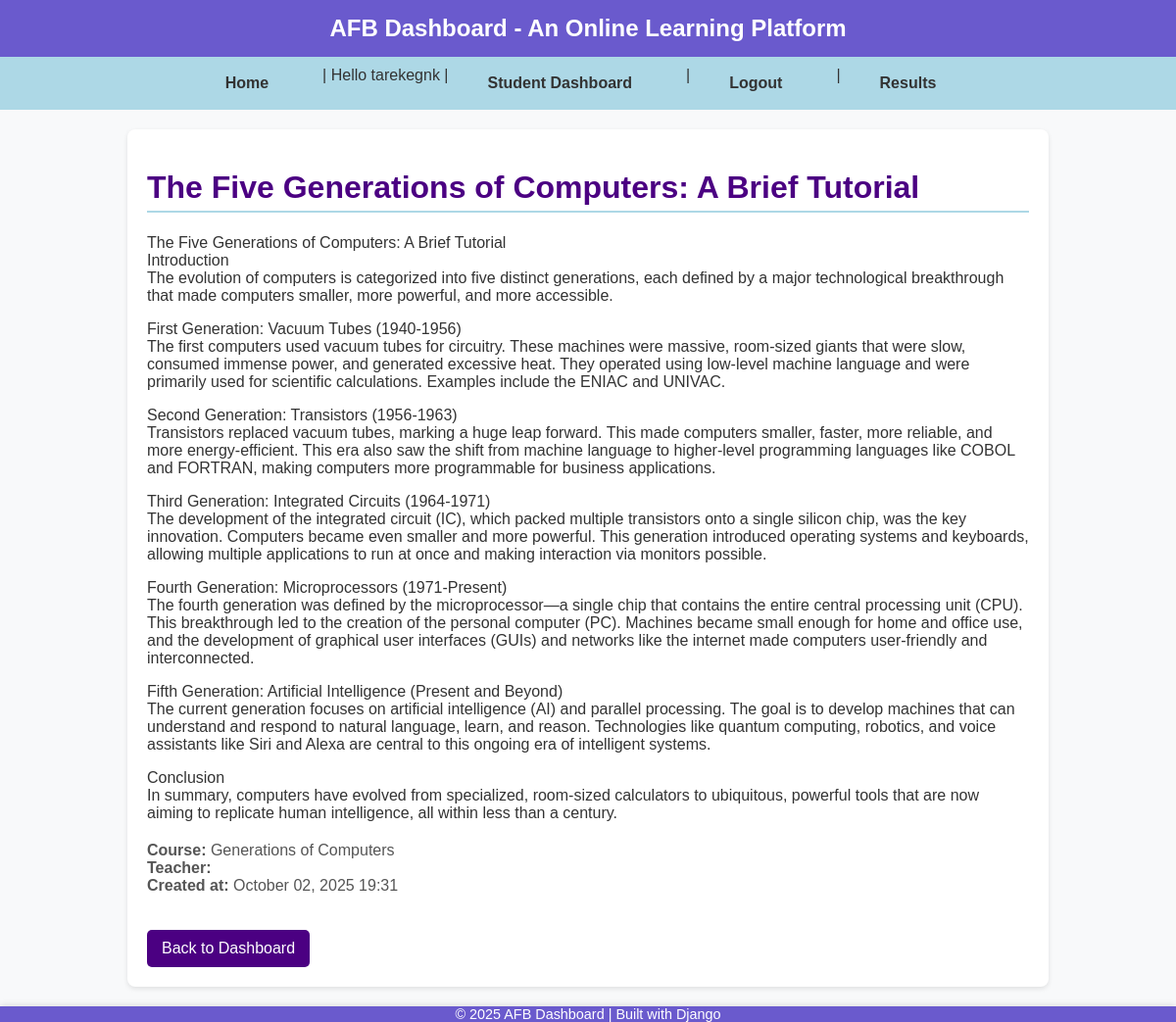
Screenshot of /lesson/1/ (signed in) with the database file from the repository.
### courses/models.py (models this page shows, shortened)
class Lesson(models.Model):
    course = models.ForeignKey(Course, on_delete=models.CASCADE, related_name='lessons')
    title = models.CharField(max_length=200)
    content = models.TextField()
    created_at = models.DateTimeField(auto_now_add=True)

class Course(models.Model):
    title = models.CharField(max_length=200)
    description = models.TextField(blank=True)
    teacher = models.ForeignKey(User, on_delete=models.CASCADE, related_name='courses')

### courses/views.py (the view)
# urls.py: path('lesson/<int:lesson_id>/', views.lesson_detail, name='lesson_detail'),
@login_required
def lesson_detail(request, lesson_id):
    lesson = get_object_or_404(Lesson, id=lesson_id)
    tests = Test.objects.filter(lesson=lesson)
    return render(request, 'courses/lesson_detail.html', {'lesson': lesson, 'tests': tests})

### courses/templates/courses/lesson_detail.html
{% extends 'base.html' %}
{% load static %}
{% block content %}
<div class="lesson-detail">
    <h1 style="color: #4B0082; border-bottom: 2px solid #ADD8E6; padding-bottom: 5px;">
        {{ lesson.title }}
    </h1>
    <p style="font-size: 1.1em; line-height: 1.6; margin-top: 15px;">
        {{ lesson.content|linebreaks }}
    </p>
    <p style="margin-top: 20px; color: #555;">
        <strong>Course:</strong> {{ lesson.course.title }}<br>
        <strong>Teacher:</strong> {{ lesson.teacher.username }}<br>
        <strong>Created at:</strong> {{ lesson.created_at|date:"F d, Y H:i" }}
    </p>
    <a href="{% url 'courses:student_dashboard' %}" class="button"
       style="display: inline-block; margin-top: 20px; padding: 10px 15px;
              background-color: #4B0082; color: #fff; border-radius: 5px; text-decoration: none;">
        Back to Dashboard
    </a>
</div>
{% endblock %}

### templates/base.html (shortened to what this page needs)
{% load static %}
<!DOCTYPE html>
<html lang="en">
<head>
    <link rel="stylesheet" href="{% static 'css/base.css' %}">
</head>
<body>
    <header>
        AFB Dashboard - An Online Learning Platform
    </header>
    <nav>
        <a href="{% url 'courses:home' %}">Home</a> |
        {% if user.is_authenticated %}
            Hello {{ user.username }} |
            {% if user.profile.role == 'teacher' %}
                <a href="{% url 'courses:teacher_dashboard' %}">Teacher Dashboard</a> |
            {% elif user.profile.role == 'student' %}
                <a href="{% url 'courses:student_dashboard' %}">Student Dashboard</a> |
            {% endif %}
            <a href="{% url 'accounts:logout' %}">Logout</a> |
            <a href="{% url 'assessments:results' %}">Results</a>
        {% else %}
            <a href="{% url 'accounts:login' %}">Login</a> |
            <a href="{% url 'accounts:register' %}">Register</a>
        {% endif %}
    </nav>
    <main>
        <div class="container">
            {% block content %}{% endblock %}
        </div>
    </main>
    <footer>
        © 2025 AFB Dashboard | Built with Django
    </footer>
</body>
</html>

### static/css/base.css (style rules this page uses)
body { margin: 0; padding: 0; min-height: 100vh; display: flex; flex-direction: column; font-family: "Poppins", sans-serif; background-color: #f4f6f9; color: #333; overflow-x: hidden; }
header { background-color: #2c3e50; color: #fff; padding: 1rem 2rem; text-align: center; font-size: 1.5rem; font-weight: 600; box-shadow: 0 2px 6px rgba(0, 0, 0, 0.1); }
nav { background-color: #34495e; display: flex; justify-content: center; gap: 1.5rem; padding: 0.8rem; flex-wrap: wrap; }
nav a { color: #fff; text-decoration: none; font-weight: 500; padding: 0.5rem 1rem; border-radius: 6px; transition: background 0.3s ease; }
main { flex: 1; padding: 2rem; overflow-y: auto; background-color: #f8f9fa; min-height: calc(100vh - 140px); }
footer { background-color: #2c3e50; color: #fff; text-align: center; padding: 1rem; font-size: 0.9rem; flex-shrink: 0; position: relative; bottom: 0; width: 100%; z-index: 10; box-shadow: 0 -2px 6px rgba(0,0,0,0.1); }
html, body { height: 100%; }

### templates/base.html (style rules this page uses)
body { font-family: Arial, sans-serif; margin: 0; background-color: #f0f8ff; color: #333; display: flex; flex-direction: column; min-height: 100vh; }
header { background-color: #6a5acd; color: white; padding: 15px 20px; font-size: 24px; font-weight: bold; }
nav { background-color: #add8e6; padding: 10px 20px; }
nav a { margin-right: 15px; text-decoration: none; color: #333; font-weight: bold; }
main { flex: 1 0 auto; padding: 20px; }
.container { max-width: 900px; margin: 0 auto; padding: 20px; background-color: white; border-radius: 8px; box-shadow: 0 2px 5px rgba(0,0,0,0.1); }
footer { text-align: center; padding: 0; background-color: #6a5acd; color: white; flex-shrink: 0; }
.button { background-color: #6a5acd; color: white; padding: 8px 12px; text-decoration: none; border-radius: 5px; display: inline-block; margin-top: 10px; }

### rows the page displays
Lesson: title "The Five Generations of Computers: A Brief Tutorial", content "The Five Generations of Computers: A Brief Tutorial Introduction The evolution of computers is categorized into five distinct generations, each defined by a major technological breakthrough that made computers smaller, more powerful, and more accessible. First Generation: Vacuum Tubes (1940-1956) The first computers used vacuum tubes for circuitry. These machines were massive, room-sized giants that were slow, consumed immense power, and generated excessive heat. They operated using low-level machine language and were primarily used for scientific calculations. Examples include the ENIAC and UNIVAC. Second Generation: Transistors (1956-1963) Transistors replaced vacuum tubes, marking a huge…", course "Generations of Computers", created_at "October 02, 2025 19:31"

### other values shown
{{ user.username }} "tarekegnk"
